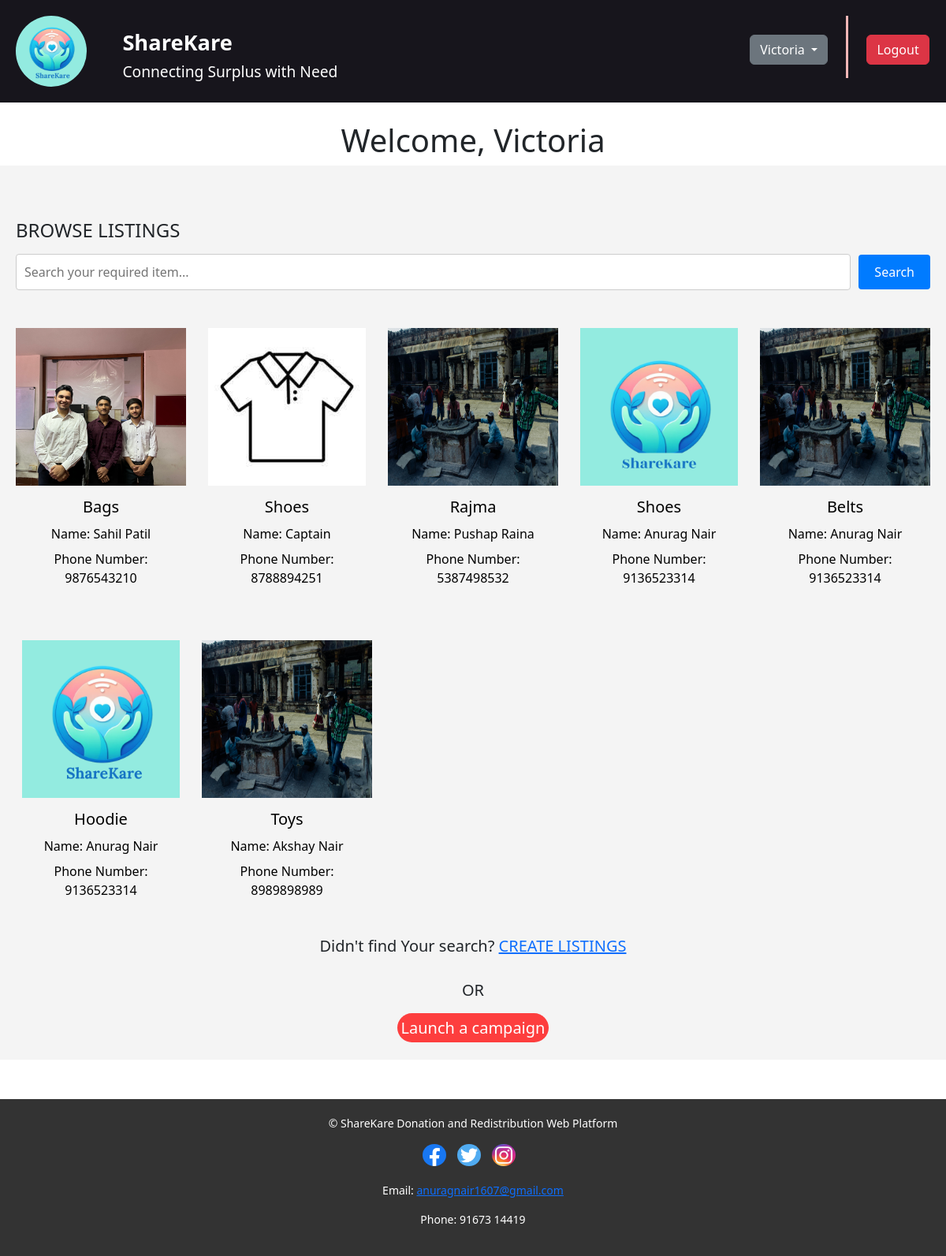
Before: /ngo_dashboard/ (signed in) with the older database file.
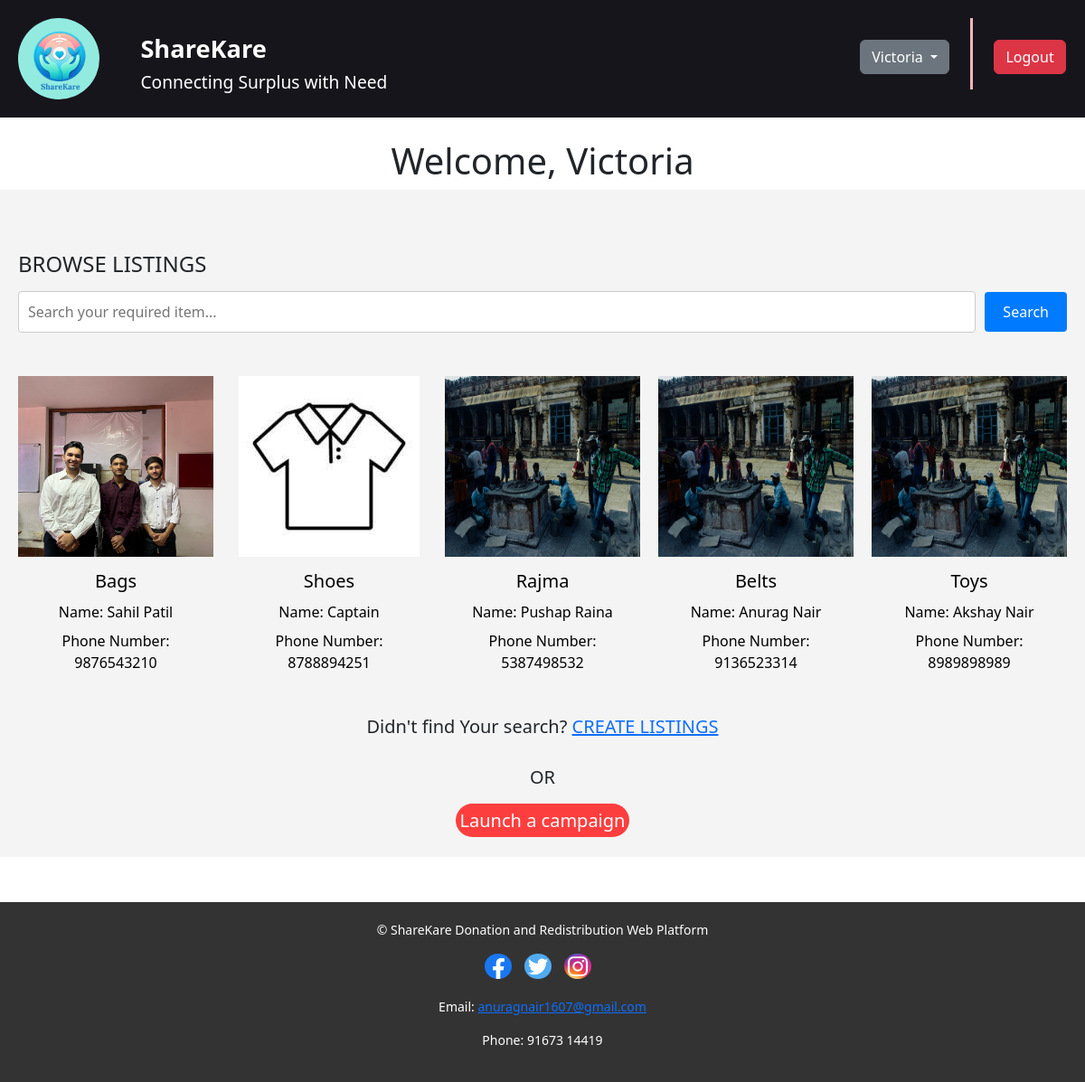
After: the same page with the newer database file.
### home/models.py (models this page shows, shortened)
class NGO(models.Model):
    user = models.OneToOneField(User, on_delete=models.CASCADE)
    regno = models.CharField(max_length=255)
    ngoname = models.CharField(max_length=255)
    document = models.FileField(upload_to='ngo_documents/')
    is_verified = models.BooleanField(default=False)
    latitude = models.FloatField(null=True, blank=True)
    longitude = models.FloatField(null=True, blank=True)

class Donation(models.Model):
    user = models.ForeignKey(User, on_delete=models.CASCADE)
    donor = models.ForeignKey(Donor, on_delete=models.CASCADE, null=True, blank=True)
    other_products = models.TextField(max_length=100)
    phone_number = models.CharField(max_length=15)
    product_quantity = models.IntegerField()
    product_images = models.ImageField(upload_to="images/")
    STATUS_CHOICES = [
        ('PENDING', 'Pending'),
        ('DONATED', 'Donated'),
    ]
    status = models.CharField(max_length=20, choices=STATUS_CHOICES, default='PENDING')

### home/views.py (the view)
# urls.py: path('ngo_dashboard/', views.ngo_dash, name='ngo_dashboard'),
@login_required(login_url='login')
def ngo_dash(request):
    if request.user.is_authenticated:
        try:
            profile = NGO.objects.get(user=request.user)
            if not profile.ngoname:
                messages.error(request, 'Donors are not allowed to access this page.')
                return redirect('home')
        except NGO.DoesNotExist:
            messages.error(request, 'Donors are not allowed to access this page.')
            return redirect('home')
    profile = NGO.objects.get(user=request.user)
    query = request.GET.get('q')
    if query:
        donation = Donation.objects.filter(other_products__icontains=query, status='PENDING')
    else:
        donation = Donation.objects.filter(status='PENDING')
    ngo_latitude = profile.latitude
    ngo_longitude = profile.longitude
    print(ngo_latitude)
    print(ngo_longitude)
    if ngo_latitude and ngo_longitude:
        donation = sorted(donation,key=lambda x: haversine_distance(ngo_latitude, ngo_longitude, x.user.donor.latitude, x.user.donor.longitude))
    selected_donation_ids = request.session.get('selected_donations', [])
    context = {
        'ngoname': profile.ngoname,
        'regno': profile.regno,
        'donation': donation,
        'selected_donations': selected_donation_ids,
    }
    return render(request,'ngo_dashboard.html',context)

### home/views.py (called while the page is built)
def haversine_distance(lat1, lon1, lat2, lon2):
    lon1, lat1, lon2, lat2 = map(math.radians, [lon1, lat1, lon2, lat2])
    dlon = lon2 - lon1
    dlat = lat2 - lat1
    a = math.sin(dlat/2)**2 + math.cos(lat1) * math.cos(lat2) * math.sin(dlon/2)**2
    c = 2 * math.atan2(math.sqrt(a), math.sqrt(1-a))
    r = 6371  # Radius of the earth in kilometers
    return round(r * c, 2)

### templates/ngo_dashboard.html (shortened to what this page needs)
{% extends 'base2.html' %}
{% load static %}
{% block css %}
    <link rel="stylesheet" href="{% static "css/ngohome.css" %}">
{% endblock %}
{% block content %}
    <h1 id="welcome" align="center">Welcome, {{ ngoname }}</h1>
    <div id="hero">
    <div id="browseListing">
        <br><br>
        <h3 id="tag">BROWSE LISTINGS</h3>
        <div id="serch">
            <form id="search-form">
                <input type="text" id="search-input" name ="q" placeholder="Search your required item...">
                <button type="submit" id="search-btn">Search</button>
            </form>
        </div><br>
    <form method="post" action={% url 'collect_donations'%}>
        <div id="searchResults">
            {% for donation in donation %}
            <a id="donlink" href="{% url 'user_donation' donation.user.id donation.id %}">
                <div id="parentt">
                    <div class="donation-item" id="card">
                        <br>
                        <div class="donation-image">
                            <img src="{{ donation.product_images.url }}" alt="{{ donation.other_products }}">
                        </div>
                        <div class="donation-details">
                            <h2>{{ donation.other_products }}</h2>
                            <p>Name: {{ donation.user.first_name }}</p>
                            <p>Phone Number: {{ donation.phone_number }}</p>
                        </div>
                    </div>
                </div>
            </a>
            {% empty %}
                <p>No donations found.</p>
            {% endfor %}
        </div>
        <br>
        <h5 align="center">Didn't find Your search?
        <a href="{% url 'create_donation' %}">CREATE LISTINGS</a></h5><br>
        <h5 align="center">OR <br><br>
        <div id="launchC"><a href="{% url 'create_campaign' %}" id="launchid">Launch a campaign</a></div></h5>
    </div>
    </div>
    {% endblock %}

### templates/base2.html (shortened to what this page needs)
<!DOCTYPE html>
{% load static %}
<html lang="en">
<head>
    <link rel="stylesheet" href="{% static "css/ngohome.css" %}"/>
    {% block css %}{% endblock %}
    <link href="https://cdn.jsdelivr.net/npm/bootstrap@5.3.3/dist/css/bootstrap.min.css" rel="stylesheet">
</head>
<body>
    <header>
        <div class="m_container">
            <div id="left">
                <div>
                    <img src="{% static "images/ShareKare.png" %}" id="logo" alt="ShareCare Logo">
                </div>
                <div id="lrig">
                        <h1>ShareKare</h1>
                        <h3>Connecting Surplus with Need</h3>
                </div>
            </div>
                <div class="dropdown">
                    <br>
                        <button class="btn btn-secondary dropdown-toggle" type="button" id="dropdownMenuButton" data-bs-toggle="dropdown" aria-expanded="false">
                            {{ request.user.ngo.ngoname }}
                        </button>
                    </div>
            <div class="vl"></div>
            <div id="user1">
                <a id ="link" href="{% url 'logout' %}"><button class="btn btn-danger" onclick="logout()">Logout</button></a>
            </div>
        </div>
    </header>
    <div class="content">
        {% block content %}
        {% endblock %}
    </div>
    <footer>
        <div class="m_container" id="last">
            <div class="footer-content">
                <p>&copy; ShareKare Donation and Redistribution Web Platform</p>
                <div class="social-media">
                    <a href="https://www.facebook.com/profile.php?id=100084735663295"><img src="{% static "images/facebook.png" %}" alt="Facebook"></a>
                    <a href="https://twitter.com/PushapRaina"><img src="{% static "images/twitter.png" %}" alt="Twitter"></a>
                    <a href="https://www.instagram.com/dope.music.official_?igsh=MWF5MTNlNGtqNmNxaA%3D%3D&utm_source=qr"><img src="{% static "images/instagram.jpg" %}" alt="Instagram"></a>
                </div>
                <div class="contact-info">
                    <p>Email: <a href="mailto:anuragnair1607@gmail.com">anuragnair1607@gmail.com</a></p>
                    <p>Phone: 91673 14419</p>
                </div>
            </div>
        </div>
    </footer>
</body>
</html>

### static/css/ngohome.css (style rules this page uses)
* { margin: 0; padding: 0; box-sizing: border-box; height: auto; }
body { font-family: 'Arial', sans-serif; background-color: #f4e8e8; overflow-x: hidden; }
#left h1 { font-size: 1.7rem; }
#left h3 { font-size: 1.2rem; }
#lrig { margin-top: 2%; }
.m_container { top: 0; max-width: 1600px; margin: 0 auto; padding: 0 20px; display: flex; flex-wrap: wrap; justify-content: center; gap: 2% }
#logo { height: 90px; width: 90px; border-radius: 50%; }
#left { display: flex; flex: 1; gap: 5%; }
.vl { border-left: 3px solid rgb(242, 183, 183); height: auto; margin-bottom: 1%; }
#user1 { margin-right: 1%; margin-top: 22px; width: 69px; height: 35px; text-align: center; padding-top: 2px; border-radius: 10%; }
#link { color: white; font-size: 1.2rem; }
#welcome { margin-top: 2%; }
header { background-color: #17151c; color: #fff; padding: 20px 0; top: 0; height: fit-content; }
header h1 { font-size: 24px; font-weight: bold; }
#hero { padding: 20px; background-color: #f4f4f4; }
#browseListing { max-width: 1200px; margin: 0 auto; }
#tag { font-size: 24px; margin-bottom: 15px; }
#search-form { display: flex; align-items: center; }
#search-input { flex: 1; padding: 10px; border: 1px solid #ccc; border-radius: 4px; margin-right: 10px; }
#search-btn { padding: 10px 20px; background-color: #007BFF; color: #fff; border: none; border-radius: 4px; cursor: pointer; transition: background-color 0.3s ease; }
#searchResults { display: grid; grid-template-columns: repeat(auto-fit, minmax(200px, 1fr)); gap: 20px; }
#donlink { text-decoration: none; color: black; }
.donation-item { display: flex; flex-direction: column; justify-content: center; align-items: center; }
.donation-image img { max-width: 100%; height: 200px; display: block; }
.donation-details { flex: 2; padding: 15px; text-align: center; }
.donation-details h2 { font-size: 20px; margin-bottom: 10px; }
.donation-details p { font-size: 16px; margin-bottom: 8px; }
#launchC { display: inline; background-color: rgb(253, 62, 62); padding: 5px; margin-top: 10px; border-radius: 20px; }
#launchid { text-decoration: none; color: white; }
footer { background-color: #333; color: #fff; padding: 20px 0; text-align: center; position: relative; bottom: 0; margin-top: 50px; width: 100%; height: 10%; }
footer p { font-size: 14px; }
.footer-content { display: flex; flex-direction: column; align-items: center; }
.social-media { margin-bottom: 10px; }
.social-media a { margin-right: 10px; }
.social-media img { width: 30px; height: auto; border-radius: 50%; }
.contact-info { font-size: 14px; margin-top: 10px; }
html { scroll-behavior: smooth; }

Changed rows visible on the page:
no longer on this page (row edited): Donation: product_images (picture), other_products "Shoes", user.first_name "Anurag Nair", phone_number "9136523314"
no longer on this page (row edited): Donation: product_images (picture), other_products "Hoodie", user.first_name "Anurag Nair", phone_number "9136523314"
